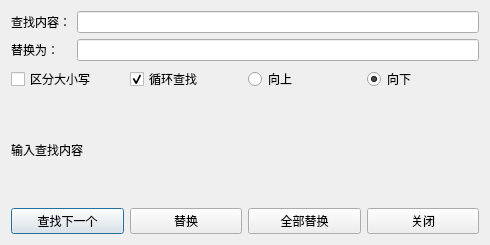
<?xml version='1.0' encoding='utf-8'?>
<ui version="4.0">
 <class>SearchDialog</class>
 <widget class="QDialog" name="SearchDialog">
  <property name="geometry">
   <rect>
    <x>0</x>
    <y>0</y>
    <width>490</width>
    <height>245</height>
   </rect>
  </property>
  <property name="windowTitle">
   <string>查找</string>
  </property>
  <layout class="QVBoxLayout" name="mainLayout">
   <item>
    <layout class="QGridLayout" name="inputLayout">
     <item row="0" column="0">
      <widget class="QLabel" name="findLabel">
       <property name="text">
        <string>查找内容：</string>
       </property>
      </widget>
     </item>
     <item row="0" column="1">
      <widget class="QLineEdit" name="findEdit" />
     </item>
     <item row="1" column="0">
      <widget class="QLabel" name="replaceLabel">
       <property name="text">
        <string>替换为：</string>
       </property>
      </widget>
     </item>
     <item row="1" column="1">
      <widget class="QLineEdit" name="replaceEdit" />
     </item>
    </layout>
   </item>
   <item>
    <layout class="QHBoxLayout" name="optionsLayout">
     <item>
      <widget class="QCheckBox" name="caseCheck">
       <property name="text">
        <string>区分大小写</string>
       </property>
      </widget>
     </item>
     <item>
      <widget class="QCheckBox" name="wrapCheck">
       <property name="text">
        <string>循环查找</string>
       </property>
       <property name="checked">
        <bool>true</bool>
       </property>
      </widget>
     </item>
     <item>
      <widget class="QRadioButton" name="upRadio">
       <property name="text">
        <string>向上</string>
       </property>
      </widget>
     </item>
     <item>
      <widget class="QRadioButton" name="downRadio">
       <property name="text">
        <string>向下</string>
       </property>
       <property name="checked">
        <bool>true</bool>
       </property>
      </widget>
     </item>
    </layout>
   </item>
   <item>
    <widget class="QLabel" name="resultLabel">
     <property name="text">
      <string>输入查找内容</string>
     </property>
     <property name="wordWrap">
      <bool>true</bool>
     </property>
    </widget>
   </item>
   <item>
    <layout class="QHBoxLayout" name="buttonsLayout">
     <item>
      <widget class="QPushButton" name="findButton">
       <property name="text">
        <string>查找下一个</string>
       </property>
      </widget>
     </item>
     <item>
      <widget class="QPushButton" name="replaceButton">
       <property name="text">
        <string>替换</string>
       </property>
      </widget>
     </item>
     <item>
      <widget class="QPushButton" name="allButton">
       <property name="text">
        <string>全部替换</string>
       </property>
      </widget>
     </item>
     <item>
      <widget class="QPushButton" name="closeButton">
       <property name="text">
        <string>关闭</string>
       </property>
      </widget>
     </item>
    </layout>
   </item>
  </layout>
 </widget>
 <resources />
 <connections />
</ui>
